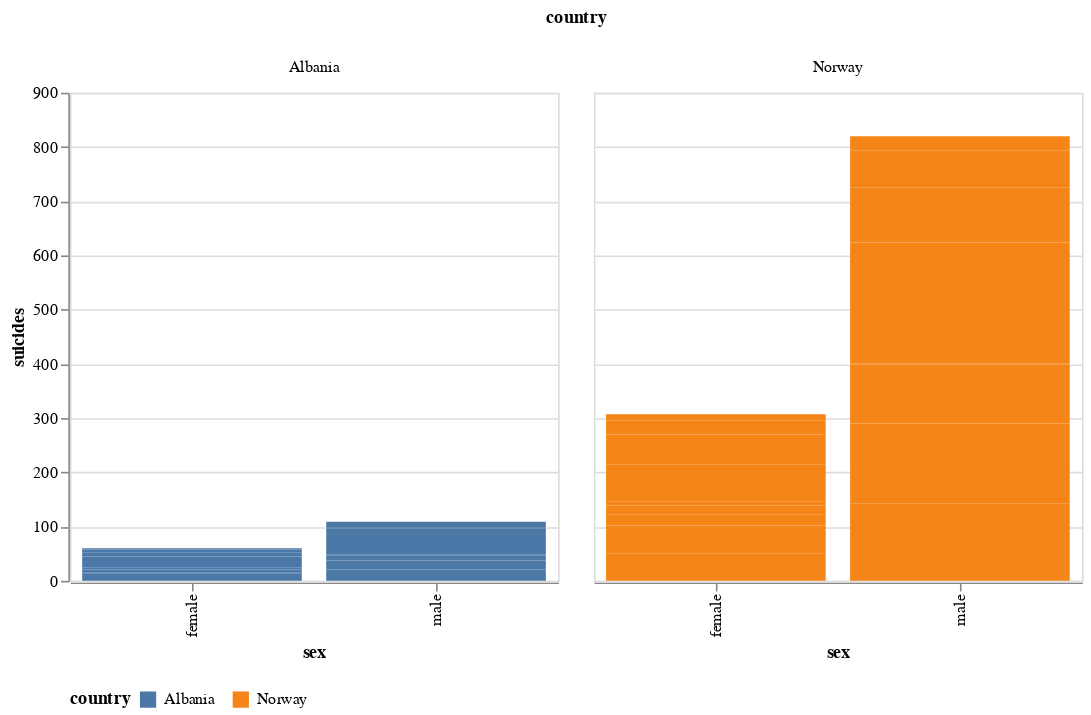

The cell this chart's notebook holds for it:
### Markdown cell above
#### Grafico de barras
Para ver el numero de suicidios por sexo y país. Uso el comando "mark_bar()".

### Code cell
alt.Chart(paises).mark_bar().encode(
    x = alt.X("sex"),
    y = alt.Y("suicides"),
    color = alt.Color("country", 
            legend=alt.Legend(orient='bottom', titleOrient='left')),
    column = alt.Column("country")
    ).properties(width=300, height=300)

### Figure 1 — Vega-Lite specification as saved in the notebook (floating-point values rounded to 4 significant figures)
{"config": {"view": {"continuousWidth": 400, "continuousHeight": 300}}, "data": {"name": "data-0d13ce3e13fd49539f6407adfbe6b0f6"}, "mark": "bar", "encoding": {"color": {"field": "country", "legend": {"orient": "bottom", "titleOrient": "left"}, "type": "nominal"}, "column": {"field": "country", "type": "nominal"}, "x": {"field": "sex", "type": "nominal"}, "y": {"field": "suicides", "type": "quantitative"}}, "height": 300, "width": 300, "$schema": "https://vega.github.io/schema/vega-lite/v4.17.0.json", "datasets": {"data-0d13ce3e13fd49539f6407adfbe6b0f6": [{"country": "Norway", "year": 2014, "sex": "male", "age": "75+ years", "suicides": 33, "population": 143089, "suicides/100k pop": 23.06, "country-year": "Norway2014", "hdi": 0.944, " gdp_for_year ($) ": "499,338,534,779", "gdpc": 103443, "generation": "Silent", "_merge": "left_only"}, {"country": "Norway", "year": 2014, "sex": "male", "age": "55-74 years", "suicides": 110, "population": 532578, "suicides/100k pop": 20.65, "country-year": "Norway2014", "hdi": 0.944, " gdp_for_year ($) ": "499,338,534,779", "gdpc": 103443, "generation": "Boomers", "_merge": "left_only"}, {"country": "Norway", "year": 2014, "sex": "male", "age": "35-54 years", "suicides": 147, "population": 732244, "suicides/100k pop": 20.08, "country-year": "Norway2014", "hdi": 0.944, " gdp_for_year ($) ": "499,338,534,779", "gdpc": 103443, "generation": "Generation X", "_merge": "left_only"}, {"country": "Norway", "year": 2014, "sex": "male", "age": "25-34 years", "suicides": 71, "population": 353943, "suicides/100k pop": 20.06, "country-year": "Norway2014", "hdi": 0.944, " gdp_for_year ($) ": "499,338,534,779", "gdpc": 103443, "generation": "Millenials", "_merge": "left_only"}, {"country": "Norway", "year": 2014, "sex": "male", "age": "15-24 years", "suicides": 38, "population": 344245, "suicides/100k pop": 11.04, "country-year": "Norway2014", "hdi": 0.944, " gdp_for_year ($) ": "499,338,534,779", "gdpc": 103443, "generation": "Millenials", "_merge": "left_only"}, {"country": "Norway", "year": 2014, "sex": "female", "age": "55-74 years", "suicides": 51, "population": 533630, "suicides/100k pop": 9.56, "country-year": "Norway2014", "hdi": 0.944, " gdp_for_year ($) ": "499,338,534,779", "gdpc": 103443, "generation": "Boomers", "_merge": "left_only"}, {"country": "Norway", "year": 2014, "sex": "female", "age": "35-54 years", "suicides": 51, "population": 688993, "suicides/100k pop": 7.4, "country-year": "Norway2014", "hdi": 0.944, " gdp_for_year ($) ": "499,338,534,779", "gdpc": 103443, "generation": "Generation X", "_merge": "left_only"}, {"country": "Norway", "year": 2014, "sex": "female", "age": "25-34 years", "suicides": 20, "population": 337592, "suicides/100k pop": 5.92, "country-year": "Norway2014", "hdi": 0.944, " gdp_for_year ($) ": "499,338,534,779", "gdpc": 103443, "generation": "Millenials", "_merge": "left_only"}, {"country": "Norway", "year": 2014, "sex": "female", "age": "15-24 years", "suicides": 17, "population": 325164, "suicides/100k pop": 5.23, "country-year": "Norway2014", "hdi": 0.944, " gdp_for_year ($) ": "499,338,534,779", "gdpc": 103443, "generation": "Millenials", "_merge": "left_only"}, {"country": "Norway", "year": 2014, "sex": "female", "age": "75+ years", "suicides": 7, "population": 214335, "suicides/100k pop": 3.27, "country-year": "Norway2014", "hdi": 0.944, " gdp_for_year ($) ": "499,338,534,779", "gdpc": 103443, "generation": "Silent", "_merge": "left_only"}, {"country": "Norway", "year": 2014, "sex": "male", "age": "5-14 years", "suicides": 2, "population": 317878, "suicides/100k pop": 0.63, "country-year": "Norway2014", "hdi": 0.944, " gdp_for_year ($) ": "499,338,534,779", "gdpc": 103443, "generation": "Generation Z", "_merge": "left_only"}, {"country": "Norway", "year": 2014, "sex": "female", "age": "5-14 years", "suicides": 1, "population": 303487, "suicides/100k pop": 0.33, "country-year": "Norway2014", "hdi": 0.944, " gdp_for_year ($) ": "499,338,534,779", "gdpc": 103443, "generation": "Generation Z", "_merge": "left_only"}, {"country": "Norway", "year": 1986, "sex": "male", "age": "35-54 years", "suicides": 137, "population": 500900, "suicides/100k pop": 27.35, "country-year": "Norway1986", "hdi": null, " gdp_for_year ($) ": "78,693,253,276", "gdpc": 20117, "generation": "Silent", "_merge": "right_only"}, {"country": "Norway", "year": 1986, "sex": "male", "age": "25-34 years", "suicides": 86, "population": 318200, "suicides/100k pop": 27.03, "country-year": "Norway1986", "hdi": null, " gdp_for_year ($) ": "78,693,253,276", "gdpc": 20117, "generation": "Boomers", "_merge": "right_only"}, {"country": "Norway", "year": 1986, "sex": "male", "age": "55-74 years", "suicides": 101, "population": 383100, "suicides/100k pop": 26.36, "country-year": "Norway1986", "hdi": null, " gdp_for_year ($) ": "78,693,253,276", "gdpc": 20117, "generation": "G.I. Generation", "_merge": "right_only"}, {"country": "Norway", "year": 1986, "sex": "male", "age": "15-24 years", "suicides": 69, "population": 336000, "suicides/100k pop": 20.54, "country-year": "Norway1986", "hdi": null, " gdp_for_year ($) ": "78,693,253,276", "gdpc": 20117, "generation": "Generation X", "_merge": "right_only"}, {"country": "Norway", "year": 1986, "sex": "male", "age": "75+ years", "suicides": 19, "population": 102800, "suicides/100k pop": 18.48, "country-year": "Norway1986", "hdi": null, " gdp_for_year ($) ": "78,693,253,276", "gdpc": 20117, "generation": "G.I. Generation", "_merge": "right_only"}, {"country": "Norway", "year": 1986, "sex": "female", "age": "35-54 years", "suicides": 67, "population": 480100, "suicides/100k pop": 13.96, "country-year": "Norway1986", "hdi": null, " gdp_for_year ($) ": "78,693,253,276", "gdpc": 20117, "generation": "Silent", "_merge": "right_only"}, {"country": "Norway", "year": 1986, "sex": "female", "age": "55-74 years", "suicides": 56, "population": 430100, "suicides/100k pop": 13.02, "country-year": "Norway1986", "hdi": null, " gdp_for_year ($) ": "78,693,253,276", "gdpc": 20117, "generation": "G.I. Generation", "_merge": "right_only"}, {"country": "Norway", "year": 1986, "sex": "female", "age": "75+ years", "suicides": 10, "population": 173700, "suicides/100k pop": 5.76, "country-year": "Norway1986", "hdi": null, " gdp_for_year ($) ": "78,693,253,276", "gdpc": 20117, "generation": "G.I. Generation", "_merge": "right_only"}, {"country": "Norway", "year": 1986, "sex": "female", "age": "25-34 years", "suicides": 15, "population": 303600, "suicides/100k pop": 4.94, "country-year": "Norway1986", "hdi": null, " gdp_for_year ($) ": "78,693,253,276", "gdpc": 20117, "generation": "Boomers", "_merge": "right_only"}, {"country": "Norway", "year": 1986, "sex": "female", "age": "15-24 years", "suicides": 12, "population": 320000, "suicides/100k pop": 3.75, "country-year": "Norway1986", "hdi": null, " gdp_for_year ($) ": "78,693,253,276", "gdpc": 20117, "generation": "Generation X", "_merge": "right_only"}, {"country": "Norway", "year": 1986, "sex": "male", "age": "5-14 years", "suicides": 7, "population": 288100, "suicides/100k pop": 2.43, "country-year": "Norway1986", "hdi": null, " gdp_for_year ($) ": "78,693,253,276", "gdpc": 20117, "generation": "Generation X", "_merge": "right_only"}, {"country": "Norway", "year": 1986, "sex": "female", "age": "5-14 years", "suicides": 0, "population": 275100, "suicides/100k pop": 0.0, "country-year": "Norway1986", "hdi": null, " gdp_for_year ($) ": "78,693,253,276", "gdpc": 20117, "generation": "Generation X", "_merge": "right_only"}, {"country": "Albania", "year": 1987, "sex": "male", "age": "15-24 years", "suicides": 21, "population": 312900, "suicides/100k pop": 6.71, "country-year": "Albania1987", "hdi": null, " gdp_for_year ($) ": "2,156,624,900", "gdpc": 796, "generation": "Generation X", "_merge": "left_only"}, {"country": "Albania", "year": 1987, "sex": "male", "age": "35-54 years", "suicides": 16, "population": 308000, "suicides/100k pop": 5.19, "country-year": "Albania1987", "hdi": null, " gdp_for_year ($) ": "2,156,624,900", "gdpc": 796, "generation": "Silent", "_merge": "left_only"}, {"country": "Albania", "year": 1987, "sex": "female", "age": "15-24 years", "suicides": 14, "population": 289700, "suicides/100k pop": 4.83, "country-year": "Albania1987", "hdi": null, " gdp_for_year ($) ": "2,156,624,900", "gdpc": 796, "generation": "Generation X", "_merge": "left_only"}, {"country": "Albania", "year": 1987, "sex": "male", "age": "75+ years", "suicides": 1, "population": 21800, "suicides/100k pop": 4.59, "country-year": "Albania1987", "hdi": null, " gdp_for_year ($) ": "2,156,624,900", "gdpc": 796, "generation": "G.I. Generation", "_merge": "left_only"}, {"country": "Albania", "year": 1987, "sex": "male", "age": "25-34 years", "suicides": 9, "population": 274300, "suicides/100k pop": 3.28, "country-year": "Albania1987", "hdi": null, " gdp_for_year ($) ": "2,156,624,900", "gdpc": 796, "generation": "Boomers", "_merge": "left_only"}, {"country": "Albania", "year": 1987, "sex": "female", "age": "75+ years", "suicides": 1, "population": 35600, "suicides/100k pop": 2.81, "country-year": "Albania1987", "hdi": null, " gdp_for_year ($) ": "2,156,624,900", "gdpc": 796, "generation": "G.I. Generation", "_merge": "left_only"}, {"country": "Albania", "year": 1987, "sex": "female", "age": "35-54 years", "suicides": 6, "population": 278800, "suicides/100k pop": 2.15, "country-year": "Albania1987", "hdi": null, " gdp_for_year ($) ": "2,156,624,900", "gdpc": 796, "generation": "Silent", "_merge": "left_only"}, {"country": "Albania", "year": 1987, "sex": "female", "age": "25-34 years", "suicides": 4, "population": 257200, "suicides/100k pop": 1.56, "country-year": "Albania1987", "hdi": null, " gdp_for_year ($) ": "2,156,624,900", "gdpc": 796, "generation": "Boomers", "_merge": "left_only"}, {"country": "Albania", "year": 1987, "sex": "male", "age": "55-74 years", "suicides": 1, "population": 137500, "suicides/100k pop": 0.73, "country-year": "Albania1987", "hdi": null, " gdp_for_year ($) ": "2,156,624,900", "gdpc": 796, "generation": "G.I. Generation", "_merge": "left_only"}, {"country": "Albania", "year": 1987, "sex": "female", "age": "5-14 years", "suicides": 0, "population": 311000, "suicides/100k pop": 0.0, "country-year": "Albania1987", "hdi": null, " gdp_for_year ($) ": "2,156,624,900", "gdpc": 796, "generation": "Generation X", "_merge": "left_only"}, {"country": "Albania", "year": 1987, "sex": "female", "age": "55-74 years", "suicides": 0, "population": 144600, "suicides/100k pop": 0.0, "country-year": "Albania1987", "hdi": null, " gdp_for_year ($) ": "2,156,624,900", "gdpc": 796, "generation": "G.I. Generation", "_merge": "left_only"}, {"country": "Albania", "year": 1987, "sex": "male", "age": "5-14 years", "suicides": 0, "population": 338200, "suicides/100k pop": 0.0, "country-year": "Albania1987", "hdi": null, " gdp_for_year ($) ": "2,156,624,900", "gdpc": 796, "generation": "Generation X", "_merge": "left_only"}, {"country": "Albania", "year": 2010, "sex": "male", "age": "55-74 years", "suicides": 20, "population": 241852, "suicides/100k pop": 8.27, "country-year": "Albania2010", "hdi": 0.722, " gdp_for_year ($) ": "11,926,953,259", "gdpc": 4359, "generation": "Silent", "_merge": "right_only"}, {"country": "Albania", "year": 2010, "sex": "male", "age": "35-54 years", "suicides": 20, "population": 371611, "suicides/100k pop": 5.38, "country-year": "Albania2010", "hdi": 0.722, " gdp_for_year ($) ": "11,926,953,259", "gdpc": 4359, "generation": "Generation X", "_merge": "right_only"}, {"country": "Albania", "year": 2010, "sex": "male", "age": "25-34 years", "suicides": 9, "population": 179720, "suicides/100k pop": 5.01, "country-year": "Albania2010", "hdi": 0.722, " gdp_for_year ($) ": "11,926,953,259", "gdpc": 4359, "generation": "Generation X", "_merge": "right_only"}, {"country": "Albania", "year": 2010, "sex": "male", "age": "75+ years", "suicides": 2, "population": 50767, "suicides/100k pop": 3.94, "country-year": "Albania2010", "hdi": 0.722, " gdp_for_year ($) ": "11,926,953,259", "gdpc": 4359, "generation": "Silent", "_merge": "right_only"}, {"country": "Albania", "year": 2010, "sex": "male", "age": "15-24 years", "suicides": 10, "population": 279508, "suicides/100k pop": 3.58, "country-year": "Albania2010", "hdi": 0.722, " gdp_for_year ($) ": "11,926,953,259", "gdpc": 4359, "generation": "Millenials", "_merge": "right_only"}, {"country": "Albania", "year": 2010, "sex": "female", "age": "25-34 years", "suicides": 6, "population": 183579, "suicides/100k pop": 3.27, "country-year": "Albania2010", "hdi": 0.722, " gdp_for_year ($) ": "11,926,953,259", "gdpc": 4359, "generation": "Generation X", "_merge": "right_only"}, {"country": "Albania", "year": 2010, "sex": "female", "age": "75+ years", "suicides": 2, "population": 64415, "suicides/100k pop": 3.1, "country-year": "Albania2010", "hdi": 0.722, " gdp_for_year ($) ": "11,926,953,259", "gdpc": 4359, "generation": "Silent", "_merge": "right_only"}, {"country": "Albania", "year": 2010, "sex": "female", "age": "35-54 years", "suicides": 12, "population": 394593, "suicides/100k pop": 3.04, "country-year": "Albania2010", "hdi": 0.722, " gdp_for_year ($) ": "11,926,953,259", "gdpc": 4359, "generation": "Generation X", "_merge": "right_only"}, {"country": "Albania", "year": 2010, "sex": "female", "age": "55-74 years", "suicides": 7, "population": 241491, "suicides/100k pop": 2.9, "country-year": "Albania2010", "hdi": 0.722, " gdp_for_year ($) ": "11,926,953,259", "gdpc": 4359, "generation": "Silent", "_merge": "right_only"}, {"country": "Albania", "year": 2010, "sex": "female", "age": "15-24 years", "suicides": 6, "population": 263581, "suicides/100k pop": 2.28, "country-year": "Albania2010", "hdi": 0.722, " gdp_for_year ($) ": "11,926,953,259", "gdpc": 4359, "generation": "Millenials", "_merge": "right_only"}, {"country": "Albania", "year": 2010, "sex": "female", "age": "5-14 years", "suicides": 2, "population": 223969, "suicides/100k pop": 0.89, "country-year": "Albania2010", "hdi": 0.722, " gdp_for_year ($) ": "11,926,953,259", "gdpc": 4359, "generation": "Generation Z", "_merge": "right_only"}, {"country": "Albania", "year": 2010, "sex": "male", "age": "5-14 years", "suicides": 0, "population": 240939, "suicides/100k pop": 0.0, "country-year": "Albania2010", "hdi": 0.722, " gdp_for_year ($) ": "11,926,953,259", "gdpc": 4359, "generation": "Generation Z", "_merge": "right_only"}]}}
